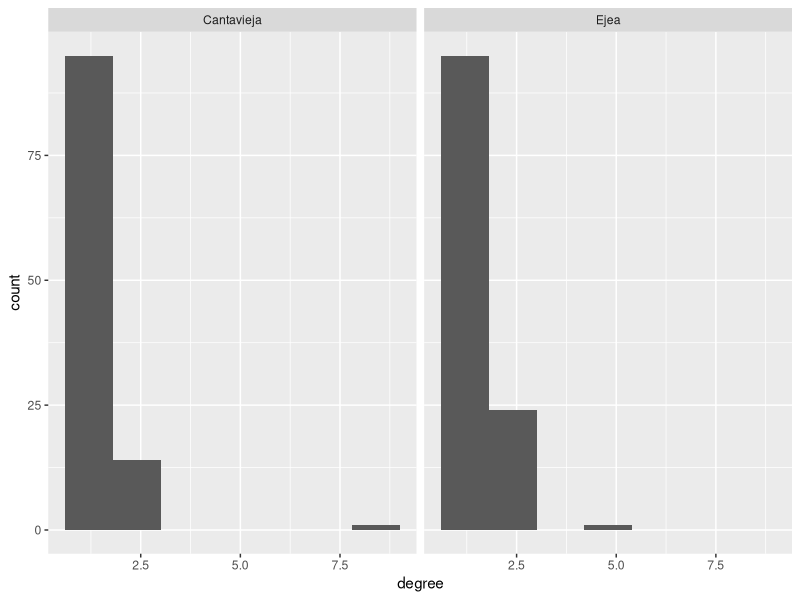
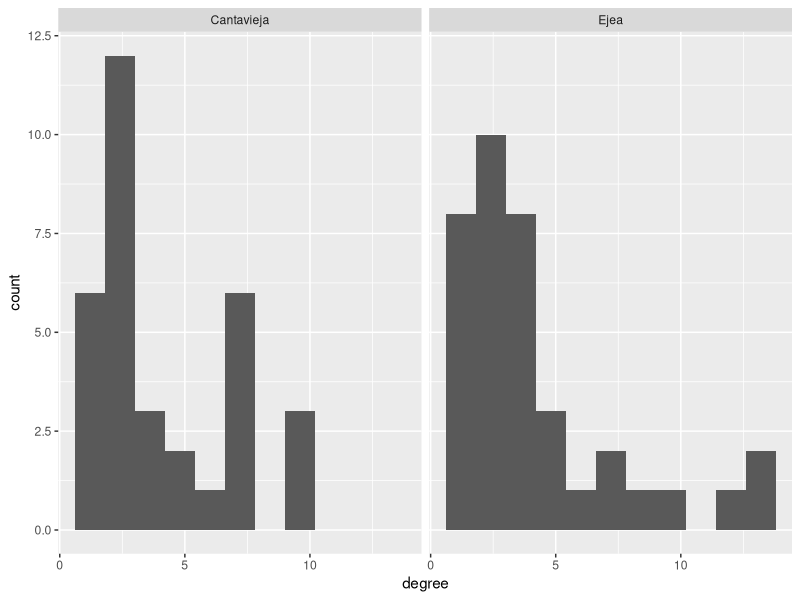
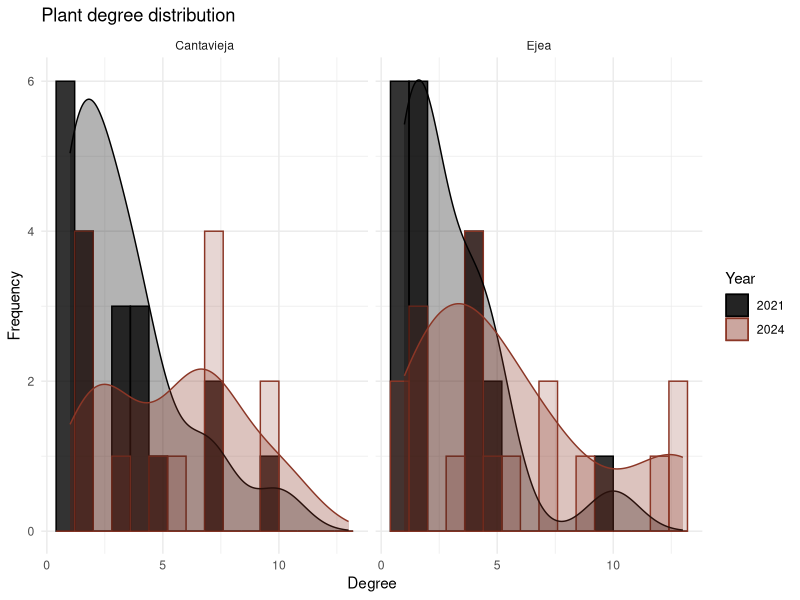
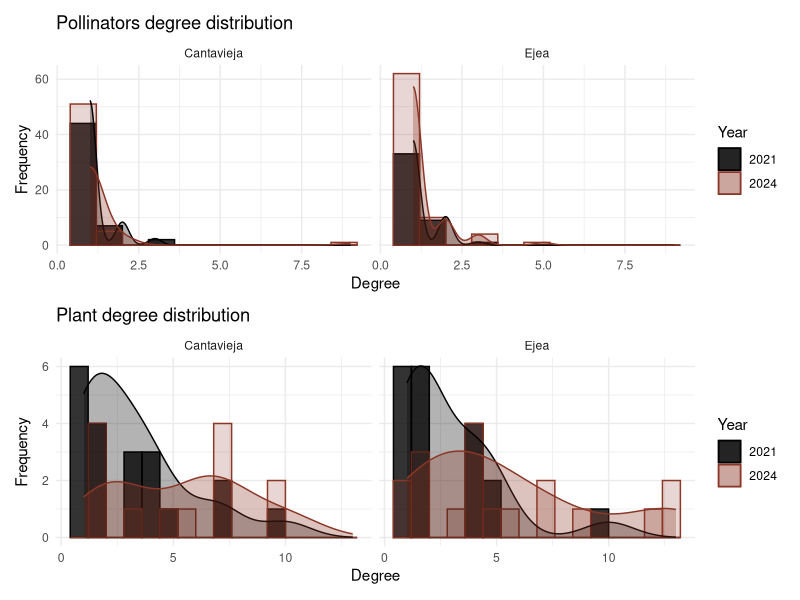

The R source for these figures, in order:
#Read data from 2021 and 2024
#First,load libraries
library(dplyr)
library(reshape2)
library(stringr)
library(ggplot2)
#Read data
data_2021 = read.csv("Data/life_polinizadores_2021.csv")
data_2024 = read.csv("Data/life_polinizadores_2024.csv")
#Combine data
all_data = bind_rows(data_2021, data_2024)
#Rename ejea caballeros to only ejea
all_data = all_data %>%
mutate(site_id = if_else(site_id == "ejea caballeros",
                "ejea", site_id))

#Delete leading and trailing spaces in spp names
all_data = all_data %>%
mutate(pollinators = trimws(pollinators)) %>%
mutate(plants = trimws(plants))

#Create a site_id label with year
#and select only cols of interest
main_cols = all_data %>%
mutate(locality = site_id) %>%
mutate(date = paste(day,month,year,transect, sep = "_")) %>%
mutate(site_id = paste0(site_id, "_" ,year)) %>%
mutate(site_id = str_replace_all(site_id, " ", "_")) %>%
select(locality, site_id, year, transect,  plants, pollinators) %>%
filter(!str_detect(pollinators, " sp")) %>%
filter(!str_detect(plants, " sp")) %>%
mutate(locality = if_else(locality== "cantavieja", "Cantavieja", "Ejea"))

#Calculate degree distributions for pollinators-----
degree_dist = main_cols %>%
group_by(site_id, locality, year, pollinators) %>%
summarise(degree = n_distinct(plants))


#Compare statistical differences of the distribution
d_cantavieja = degree_dist %>%
filter(locality == "Cantavieja")
d_ejea = degree_dist %>%
filter(locality == "Ejea")

kruskal.test(degree ~ year, data = d_cantavieja)
kruskal.test(degree ~ year, data = d_ejea)


#Plot degree distributions
degree_dist %>%
ggplot(aes(degree), group = year, fill = year) +
geom_histogram(aes(fill=year),bins=50, binwidth = 1.2)  +
facet_wrap(~locality)

p1 = degree_dist %>%
  ggplot(aes(degree, fill = factor(year),colour = factor(year), group = year, alpha= factor(year))) +
  geom_histogram(bins = 50, binwidth = 0.8, position = "identity") +
  geom_density(aes(y = after_stat(count) * 0.6,colour = factor(year), group = year), alpha = .3) +
  facet_wrap(~locality) +
  theme_minimal() +
  labs(title = "Pollinators degree distribution",
       x = "Degree",
       y = "Frequency") +
  scale_fill_manual(name = "Year",values = c("2021" = "black", "2024" = "tomato4")) +
  scale_color_manual(name = "Year",values = c("2021" = "black", "2024" = "tomato4")) +
  scale_alpha_manual(name = "Year",values = c("2021" = 0.8, "2024" = 0.2))  # Custom alphas for 'year'

#Calculate degree distributions for plants-----
degree_dist = main_cols %>%
group_by(site_id, locality, year, plants) %>%
summarise(degree = n_distinct(pollinators))

#Compare statistical differences of the distribution
d_cantavieja = degree_dist %>%
filter(locality == "Cantavieja")
d_ejea = degree_dist %>%
filter(locality == "Ejea")

kruskal.test(degree ~ year, data = d_cantavieja)
kruskal.test(degree ~ year, data = d_ejea)


#Plot degree distributions
degree_dist %>%
ggplot(aes(degree), group = year, fill = year) +
geom_histogram(aes(fill=year),bins=50, binwidth = 1.2)  +
facet_wrap(~locality)

p2 = degree_dist %>%
  ggplot(aes(degree, fill = factor(year),colour = factor(year), group = year, alpha= factor(year))) +
  geom_histogram(bins = 50, binwidth = 0.8, position = "identity") +
  geom_density(aes(y = after_stat(count) * 1.5,colour = factor(year), group = year), alpha = .3) +
  facet_wrap(~locality) +
  theme_minimal() +
  labs(title = "Plant degree distribution",
       x = "Degree",
       y = "Frequency") +
  scale_fill_manual(name = "Year",values = c("2021" = "black", "2024" = "tomato4")) +
  scale_color_manual(name = "Year",values = c("2021" = "black", "2024" = "tomato4")) +
  scale_alpha_manual(name = "Year",values = c("2021" = 0.8, "2024" = 0.2))  # Custom alphas for 'year'
p2


library(patchwork)

p1/p2




